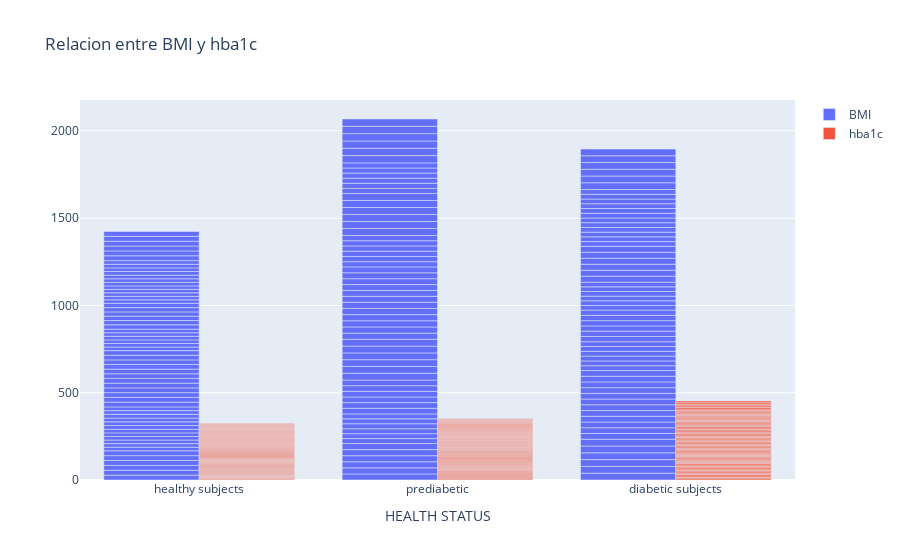

Here is the notebook cell this chart was saved with:
### Code cell
x = sample_metadata.HEALTH_STATUS

trace1 = {
    'x': x,
    'y': sample_metadata['BMI'],
    'name': 'BMI',
    'type': 'bar'

}

trace2 = {
    'x': x,
    'y': sample_metadata['hba1c'],
    'name': 'hba1c',
    'type': 'bar'

}

data = [trace1, trace2]

layout  = {
    'xaxis': {'title': 'HEALTH STATUS'},
    'barmode': 'group',  #agrupa tambien hay la opcion de apilar
    'title': 'Relacion entre BMI y hba1c'

}


fig = go.Figure(data = data, layout = layout)
iplot(fig)

### Figure 1 — Plotly figure (JSON) as saved in the notebook; plotly's stock layout.template omitted (floating-point values rounded to 4 significant figures; data arrays with more than 128 entries replaced by an {"elided": "..."} marker saying what was removed)
{"data": [{"name": "BMI", "type": "bar", "x": {"elided": "180 str values"}, "y": {"elided": "180 float values"}}, {"name": "hba1c", "type": "bar", "x": {"elided": "180 str values"}, "y": {"elided": "180 float values"}}], "layout": {"barmode": "group", "title": {"text": "Relacion entre BMI y hba1c"}, "xaxis": {"title": {"text": "HEALTH STATUS"}}}}
